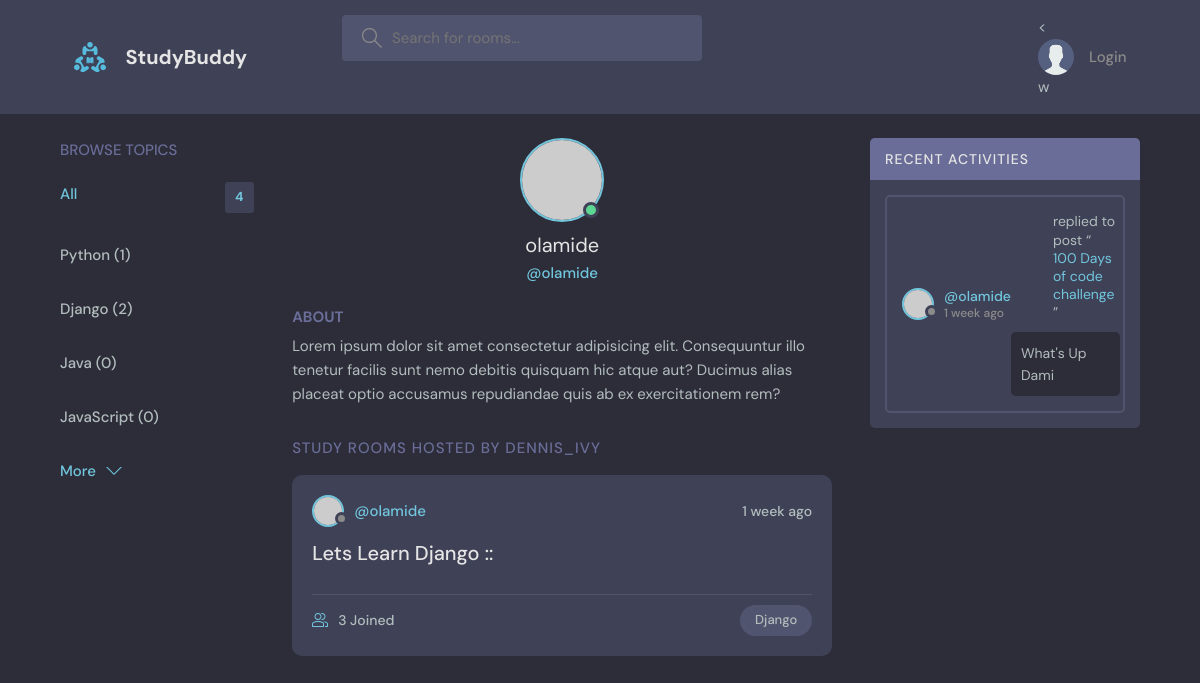
The page /profile/3/ on the database as committed earlier.
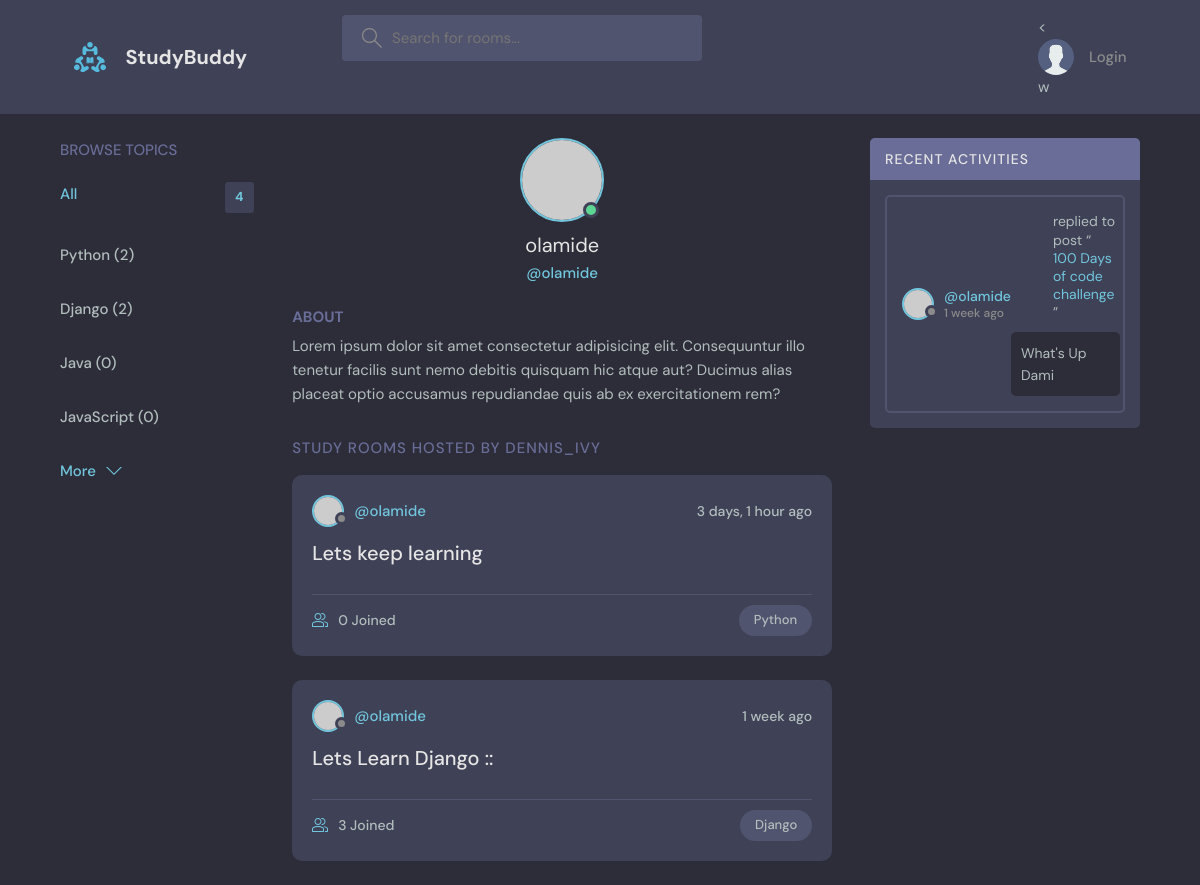
The same page on the database as committed later.
### base/models.py (models this page shows, shortened)
class Topic(models.Model):
    name = models.CharField(max_length=200)

class Room(models.Model):
    host = models.ForeignKey(User,on_delete=models.SET_NULL,null=True)
    topic  = models.ForeignKey(Topic,on_delete=models.SET_NULL,null=True)
    name = models.CharField(max_length=200)
    description = models.TextField(null = True, blank=True)
    participants = models.ManyToManyField(User, related_name='participants',
                                          blank=True)
    updated = models.DateTimeField(auto_now=True)
    created = models.DateTimeField(auto_now_add=True)
    class Meta:
        ordering = ['-updated','-created']
    def __str__(self):
        return self.name

class Message(models.Model):
    user = models.ForeignKey(User, on_delete=models.CASCADE)
    room = models.ForeignKey(Room,on_delete=models.CASCADE)
    body = models.TextField()
    updated = models.DateTimeField(auto_now=True)
    created = models.DateTimeField(auto_now_add=True)
    class Meta:
        ordering = ['-updated','-created']

### base/views.py (the view)
# urls.py: path('profile/<str:pk>/', views.userProfile, name="user-profile"),
def userProfile(request,pk):
    user =User.objects.get(id=pk)
    rooms = user.room_set.all()
    room_messages = user.message_set.all()
    topics = Topic.objects.all()
    context = {'user': user, 'rooms': rooms, 'room_messages':
               room_messages, 'topics': topics}
    return render(request, 'base/profile.html', context)

### base/templates/base/profile.html (shortened to what this page needs)
{% extends 'main.html'%}
{% block content %}
  <main class="profile-page layout layout--3">
    <div class="container">
      {% include 'base/topics_component.html' %}
      <div class="roomList">
        <div class="profile">
          <div class="profile__avatar">
            <div class="avatar avatar--large active">
              <img src="https://randomuser.me/api/portraits/men/11.jpg" />
            </div>
          </div>
          <div class="profile__info">
            <h3>{{user.username}}</h3>
            <p>@{{user.username}}</p>
          </div>
          <div class="profile__about">
            <h3>About</h3>
            <p>
              Lorem ipsum dolor sit amet consectetur adipisicing elit. Consequuntur illo tenetur
              facilis sunt nemo debitis quisquam hic atque aut? Ducimus alias placeat optio
              accusamus repudiandae quis ab ex exercitationem rem?
            </p>
          </div>
        </div>
        <div class="roomList__header">
          <div>
            <h2>Study Rooms Hosted by dennis_ivy</a>
            </h2>
          </div>
        </div>
        {% include 'base/feed_component.html' %}
      </div>
      {% include 'base/activity_component.html' %}
    </div>
  </main>
{% endblock content %}

### base/templates/base/topics_component.html
<div class="topics">
    <div class="topics__header">
      <h2>Browse Topics</h2>
    </div>
    <ul class="topics__list">
      <li>
        <a href="{% url 'home' %}" class="active">All <span>{{topics.count}}</span></a>
      </li>
      {% for topic in topics %}
      <li>
        <a href="{% url 'home' %}?q={{ topic.name }}">{{ topic.name }} ({{ topic.room_set.all.count }})</a>
    </li>
      {% endfor %}
    </ul>
    <a class="btn btn--link" href="topics.html">
      More
      <svg version="1.1" xmlns="http://www.w3.org/2000/svg" width="32" height="32" viewBox="0 0 32 32">
        <title>chevron-down</title>
        <path d="M16 21l-13-13h-3l16 16 16-16h-3l-13 13z"></path>
      </svg>
    </a>
  </div>

### base/templates/base/feed_component.html (shortened to what this page needs)
{% for room in rooms %}
<div class="roomListRoom">
    <div class="roomListRoom__header">
      <a href="{% url 'user-profile' room.host.id %}" class="roomListRoom__author">
        <div class="avatar avatar--small">
          <img src="https://randomuser.me/api/portraits/women/11.jpg" />
        </div>
        <span>@{{room.host.username}}</span>
      </a>
      <div class="roomListRoom__actions">
        <span>{{room.created|timesince}} ago</span>
      </div>
    </div>
    <div class="roomListRoom__content">
      <a href="{% url 'room' room.id %}">{{room.name}}</a>
    </div>
    <div class="roomListRoom__meta">
      <a href="{% url 'room' room.id %}" class="roomListRoom__joined">
        {{room.participants.all.count}} Joined
      </a>
      <p class="roomListRoom__topic">{{room.topic.name}}</p>
    </div>
  </div>
 {% endfor %}

### base/templates/base/activity_component.html (shortened to what this page needs)
<div class="activities">
    <div class="activities__header">
      <h2>Recent Activities</h2>
    </div>
    {% for message in room_messages %}
    <div class="activities__box">
      <div class="activities__boxHeader roomListRoom__header">
        <a href="{% url 'user-profile' message.user.id % }" class="roomListRoom__author">
          <div class="avatar avatar--small">
            <img src="https://randomuser.me/api/portraits/women/11.jpg" />
          </div>
          <p>
            @{{ message.user.username }}
            <span> {{ message.created|timesince }} ago</span>
          </p>
        </a>
      <div class="activities__boxContent">
        <p>replied to post “<a href="{% url 'room' message.room.id %}">{{message.room}}</a>”</p>
        <div class="activities__boxRoomContent">
          {{message.body}}
        </div>
      </div>
    </div>
    {% endfor %}
  </div>

Rows that differ between the two databases and show on the page:
computed for Topic "Python": room_set.all.count "1" → "2"
added Room: host.username "olamide", created "3 days, 1 hour", name "Lets keep learning", participants.all.count "0", topic.name "Python"
